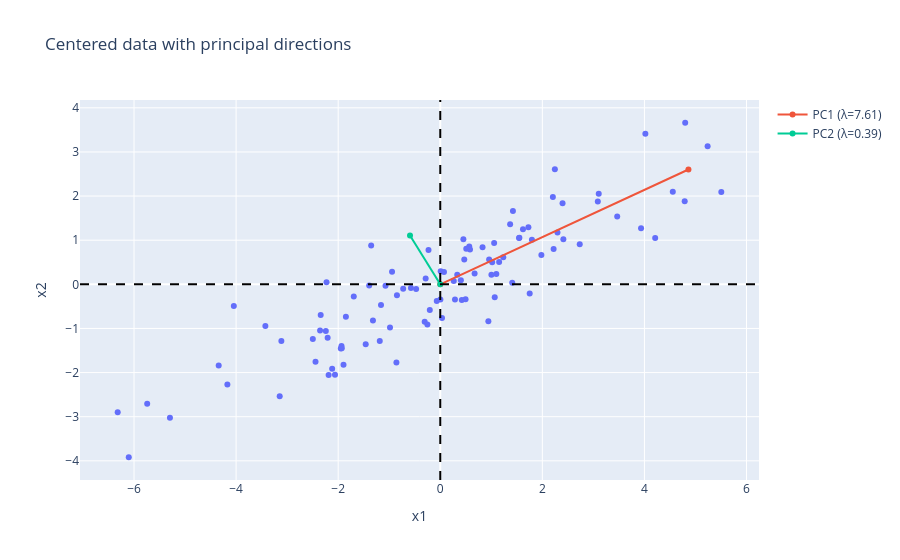
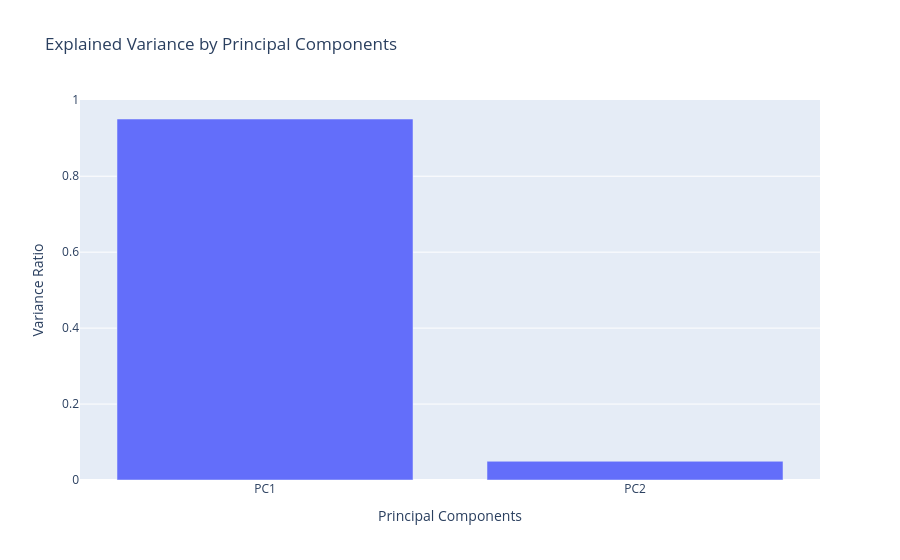

Notebook code for these charts, in order:
### Markdown cell above
<a class="anchor" id="res"></a>
# 4. Key Results

- The optimal directions (principal components) are:
    - **Eigenvectors of the covariance matrix**
- Ordered by importance:
    - Largest eigenvalue $\rightarrow$ most variance $\rightarrow$ most important direction


<a class="anchor" id="eigenvectors"></a>
# 5. Why Eigenvectors?

- Maximizing variance leads to:
    - Optimization problem $\rightarrow$ solved with Lagrange multipliers
- Result:
    - Solution must satisfy eigenvalue equation
    - Best direction = eigenvector with **largest eigenvalue**
    - **each eigenvalue (like $\lambda_2$) corresponds to the variance of the data along its associated eigenvector (PC2).**

**Choosing direction of largest variance as new axis = choosing eigenvector of largest eigenvalue**

$$\text{Goal: Project onto PC1 in 1D}$$

<p align="center">
<img src="pca\17.jpg" width="600"/>
</p>

____


$$\text{Directions of variance}$$

<p align="center">
<img src="pca\18.jpg" width="600"/>
</p>

____


$$\text{Directions of variance}$$

<p align="center">
<img src="pca\19.jpg" width="600"/>
</p>

____



$$\text{Why choose direction of largest variance ?}$$

<p align="center">
<img src="pca\20.jpg" width="600"/>
</p>


- Axis 1 &#9989;: We get a faithful representation of original data. Points *Rome* and *NYC* are far apart like in original data
- Axis 2: We get a bad representation of original data. Points are too close and we cannot distingiush well between *Rome* and *NYC*

____



<p align="center">
<img src="pca\21.jpg" width="600"/>
</p>

$$ \text{Amount of remaining information: }\frac{\lambda_1 + ... + \lambda_d}{\sum_{i=1}^D \lambda_i} \ge k \hspace{0.2cm} (\text{i.e. k = 0.9 = 90 \%})   $$

____


<p align="center">
<img src="pca\22.jpg" width="600"/>
</p>

- Project onto axis with most variance
- Then flip axis

____

$$\text{Outlook: Nonlinear PCA}$$

<p align="center">
<img src="pca\23.jpg" width="600"/>
</p>

- PCA is a linear method
- For nonlinear data the direction of largest variance is a curved axis
- **Use kernel PCA (kPCA)**

### Code cell
np.random.seed(1239)
D, n = 2, 100

# mean and covariance (positive correlation)
mean = [3, 4]
cov = [[6, 3],
       [3, 2]] 

X = np.random.multivariate_normal(mean, cov, size=n)

#fig = px.scatter(x=X[:, 0], y=X[:, 1],title="Uncentered data",labels={"x":"x1","y":"x2"})
#fig.show()

# Center data
X_centered = X - np.mean(X, axis=0)

# Eigen decomposition
Lambda, V = np.linalg.eig(cov)

# sort by descending eigenvalues
idx = np.argsort(Lambda)[::-1]
Lambda = Lambda[idx]
V = V[:, idx]

# Plot 
fig = px.scatter(x=X_centered[:, 0],y=X_centered[:, 1],title="Centered data with principal directions",labels={"x": "x1", "y": "x2"})

# Add axes at 0 
fig.add_hline(y=0, line_dash="dash", line_color="black")
fig.add_vline(x=0, line_dash="dash", line_color="black")

# Add eigenvectors 
origin = np.array([0, 0])

for i in range(2):
    vec = V[:, i]
    length = np.sqrt(Lambda[i]) * 2 # scale for visibility
    fig.add_trace(go.Scatter(x=[origin[0], vec[0]*length],y=[origin[1], vec[1]*length],mode="lines+markers",name=f"PC{i+1} (λ={Lambda[i]:.2f})"))

fig.show()

# eigenvalues already sorted descending
total_var = np.sum(Lambda)

explained_ratio = Lambda / total_var
cumulative_ratio = np.cumsum(explained_ratio)

#print("Eigenvalues:", Lambda)
#print("Explained variance ratio:", explained_ratio)
#print("Cumulative variance:", cumulative_ratio)

# Bar plot 
fig = go.Figure()
fig.add_trace(go.Bar(x=[f"PC{i+1}" for i in range(len(Lambda))],y=explained_ratio,name="Explained variance"))
# cumulative line
#fig.add_trace(go.Scatter(x=[f"PC{i+1}" for i in range(len(Lambda))],y=cumulative_ratio,mode="lines+markers",name="Cumulative variance"))
fig.update_layout(title="Explained Variance by Principal Components",xaxis_title="Principal Components",yaxis_title="Variance Ratio")

fig.show()

### Figure 1 — Plotly figure (JSON) as saved in the notebook; plotly's stock layout.template omitted (floating-point values rounded to 4 significant figures)
{"data": [{"hovertemplate": "x1=%{x}<br>x2=%{y}<extra></extra>", "legendgroup": "", "marker": {"color": "#636efa", "symbol": "circle"}, "mode": "markers", "name": "", "orientation": "v", "showlegend": false, "type": "scatter", "x": [-4.171, 5.239, 2.412, 1.154, 1.056, 1.067, 1.544, 0.03444, -5.742, 1.753, -4.341, 4.556, 0.6729, 0.568, -3.146, 4.799, -3.427, 1.55, -0.3052, 2.206, -1.896, 1.981, -3.113, -6.103, 0.001939, -2.063, -2.242, -1.354, 1.796, 3.467, 3.934, -2.444, 1.621, -1.461, -1.319, 3.087, 2.396, 1.002, 0.5094, -0.2297, 0.9576, 0.4222, 1.41, -2.343, -1.185, 0.4959, -1.948, 0.4704, -2.497, 1.424, 0.265, 1.235, 0.3328, 0.8285, 2.733, 4.789, -0.8484, 0.008766, -2.207, -1.935, -1.93, 0.4531, 2.297, 3.105, -0.2861, -2.228, -0.9847, -0.859, -1.849, 1.727, -0.9447, -0.205, -2.188, 0.5825, -1.392, 2.221, -0.4725, -0.2526, -1.695, -2.118, 0.07318, -4.044, -0.574, -2.354, -0.7262, 2.245, 0.2883, 5.507, -1.161, 0.9425, -6.32, 4.019, 1.017, 1.369, -1.072, -5.296, 0.4037, 4.211, 1.099, -0.06854], "xaxis": "x", "y": [-2.27, 3.13, 1.022, 0.5083, 0.9363, -0.2915, 1.05, -0.7614, -2.709, -0.2105, -1.839, 2.098, 0.2442, 0.8567, -2.534, 3.662, -0.9441, 1.054, -0.8467, 1.982, -1.825, 0.6654, -1.283, -3.919, -0.3464, -2.05, -1.059, 0.8793, 1.01, 1.537, 1.272, -1.752, 1.245, -1.359, -0.8198, 1.878, 1.835, 0.2182, 0.8078, 0.7791, 0.5645, -0.356, 0.03723, -0.6977, -1.282, -0.3407, -1.455, 0.5622, -1.239, 1.664, 0.07815, 0.6126, 0.2142, 0.8421, 0.9084, 1.881, -0.2487, 0.2965, -1.209, -1.397, -1.448, 1.023, 1.174, 2.055, 0.1304, 0.04432, -0.9793, -1.771, -0.7358, 1.291, 0.2871, -0.5846, -2.054, 0.788, -0.02532, 0.8018, -0.1059, -0.9117, -0.2765, -1.914, 0.2775, -0.493, -0.08515, -1.045, -0.09843, 2.609, -0.3444, 2.094, -0.4668, -0.8342, -2.901, 3.415, 0.4991, 1.36, -0.03263, -3.023, 0.09174, 1.048, 0.2333, -0.3778], "yaxis": "y"}, {"mode": "lines+markers", "name": "PC1 (λ=7.61)", "type": "scatter", "x": [0, 4.863], "y": [0, 2.603]}, {"mode": "lines+markers", "name": "PC2 (λ=0.39)", "type": "scatter", "x": [0, -0.5927], "y": [0, 1.107]}], "layout": {"legend": {"tracegroupgap": 0}, "shapes": [{"line": {"color": "black", "dash": "dash"}, "type": "line", "x0": 0, "x1": 1, "xref": "x domain", "y0": 0, "y1": 0, "yref": "y"}, {"line": {"color": "black", "dash": "dash"}, "type": "line", "x0": 0, "x1": 0, "xref": "x", "y0": 0, "y1": 1, "yref": "y domain"}], "title": {"text": "Centered data with principal directions"}, "xaxis": {"anchor": "y", "domain": [0, 1], "title": {"text": "x1"}}, "yaxis": {"anchor": "x", "domain": [0, 1], "title": {"text": "x2"}}}}

### Figure 2 — Plotly figure (JSON) as saved in the notebook; plotly's stock layout.template omitted (floating-point values rounded to 4 significant figures)
{"data": [{"name": "Explained variance", "type": "bar", "x": ["PC1", "PC2"], "y": [0.9507, 0.04931]}], "layout": {"title": {"text": "Explained Variance by Principal Components"}, "xaxis": {"title": {"text": "Principal Components"}}, "yaxis": {"title": {"text": "Variance Ratio"}}}}
